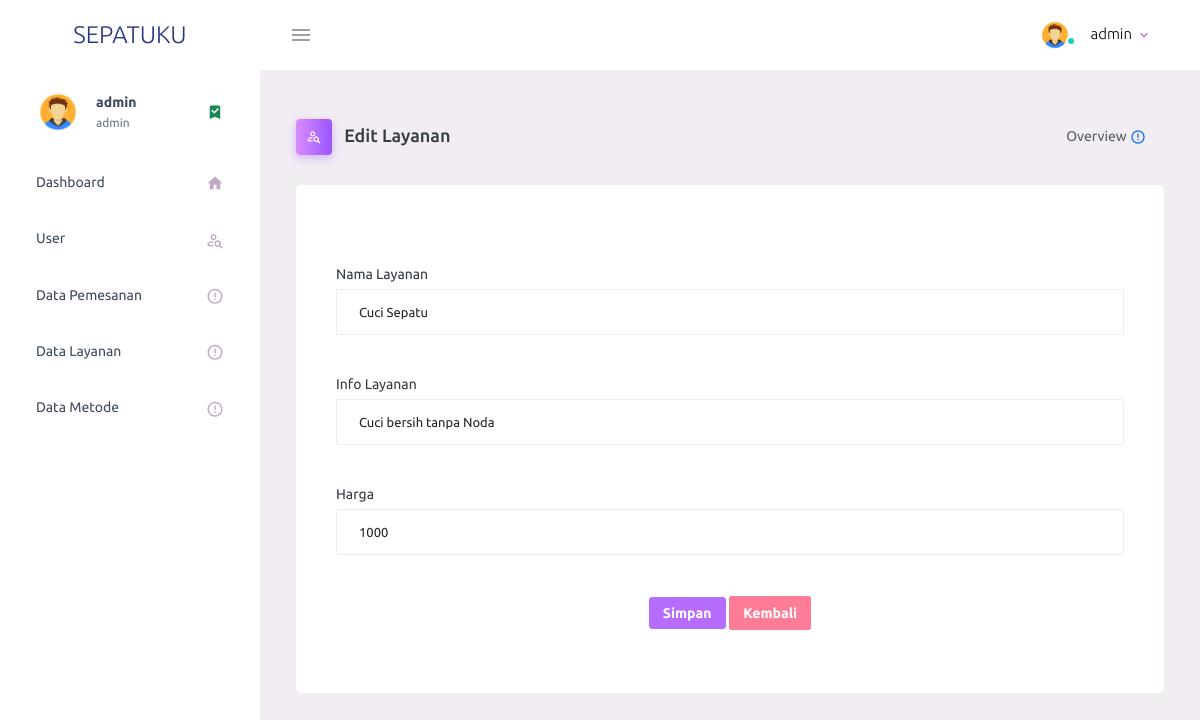
The app's page /penting/ubahl.php?id_layanan=1 (signed in) with its own data.
### tables this page shows
CREATE TABLE `layanan` (
  `id_layanan` int(11) NOT NULL,
  `nama_layanan` text NOT NULL,
  `info_layanan` text NOT NULL,
  `harga` text NOT NULL
);

### penting/ubahl.php (the view, shortened to what this page needs)
<?php
include "functions.php";
$id_layanan = isset($_GET['id_layanan']) ? $_GET['id_layanan'] : "";
$query = "SELECT * FROM layanan WHERE id_layanan = '$id_layanan'";
$result = $db->query($query);
$data = $result->fetch_object();
?>
<!DOCTYPE html>
<html lang="en">
<head>
    <link rel="stylesheet" href="admin/assets/vendors/mdi/css/materialdesignicons.min.css">
    <link rel="stylesheet" href="admin/assets/vendors/css/vendor.bundle.base.css">
    <link rel="stylesheet" href="admin/assets/css/style.css">
</head>
<body>
    <?php require "partials/navbar.php"; ?>
    <div class="container-fluid page-body-wrapper">
        <?php require "partials/sidebar.php"; ?>
        <div class="main-panel">
            <div class="content-wrapper">
                <div class="page-header">
                    <h3 class="page-title">
                        <span class="page-title-icon bg-gradient-primary text-white me-2">
                            <i class="mdi mdi-account-search-outline"></i>
                        </span> Edit Layanan
                    </h3>
                    <nav aria-label="breadcrumb">
                        <ul class="breadcrumb">
                            <li class="breadcrumb-item active" aria-current="page">
                                <span></span>Overview <i class="mdi mdi-alert-circle-outline icon-sm text-primary align-middle"></i>
                            </li>
                        </ul>
                    </nav>
                </div>
                <div class="row">
                    <div class="panel panel-default">
                        <div class="col-lg-12 grid-margin stretch-card">
                            <div class="card">
                                <div class="card-body">
                                    <div class="panel-heading">
                                        <div class="row">
                                            <div class="col-sm-12">
                                                <form action="updatelayanan.php" method="POST" enctype="multipart/form-data">
                                                    <br>
                                                    <div class="form-group">
                                                        <label>Nama Layanan</label>
                                                        <input type="text" name="nama_layanan" class="form-control" value="<?php echo $data->nama_layanan ?>" required>
                                                    </div><br>
                                                    <div class="form-group">
                                                        <label>Info Layanan</label>
                                                        <input type="text" name="info_layanan" class="form-control" value="<?php echo $data->info_layanan ?>" required>
                                                    </div><br>
                                                    <div class="form-group">
                                                        <label>Harga</label>
                                                        <input type="text" name="harga" class="form-control" value="<?php echo $data->harga ?>" required>
                                                    </div><br>
                                                    <center>
                                                        <div class="form-group">
                                                            <input type="submit" name="proses" class="btn btn-primary btn-sm" value="Simpan">
                                                            <a class="btn btn-sm btn-danger d-inline" href="user.php"><span class="glyphicon glyphicon-arrow-left"></span> Kembali</a>
                                                        </div>
                                                    </center>
                                                </form>
                                            </div>
                                        </div>
                                    </div>
                                </div>
                            </div>
                        </div>
                    </div>
                </div>
            </div>
        </div>
    </div>
</body>
</html>

### records on screen
layanan: nama_layanan "Cuci Sepatu", info_layanan "Cuci bersih tanpa Noda", harga "1000"

### other values on screen
$_SESSION['login'] "admin"
$_SESSION['level'] "admin"
